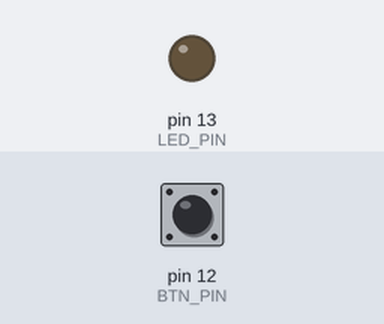
Recording of a sketch running on a simulated Arduino Uno, built with avr-gcc and run on an emulated ATmega328P. On the bench: output pins drawn as LEDs (lit = HIGH). Inputs (shaded band) come from the test bench; at power-on: pin 12 (BTN_PIN) LOW.

Above: at 1.2 s.
1.3 s: pin 12 (BTN_PIN) pulled HIGH for 0.15 s
At 1.9 s:
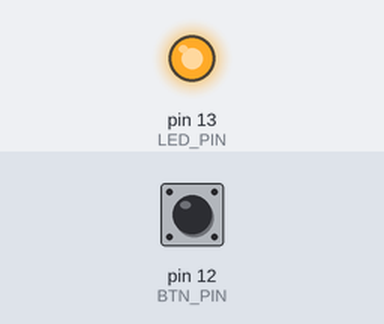
2.9 s: pin 12 (BTN_PIN) pulled HIGH for 1 s
At 4.3 s:
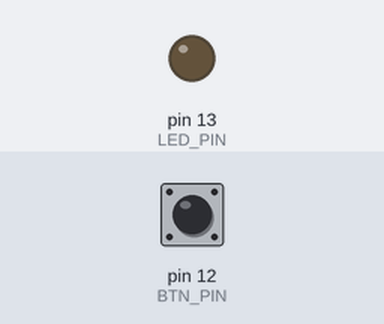
5.4 s: pin 12 (BTN_PIN) pulled HIGH for 3.2 s
At 6.3 s:
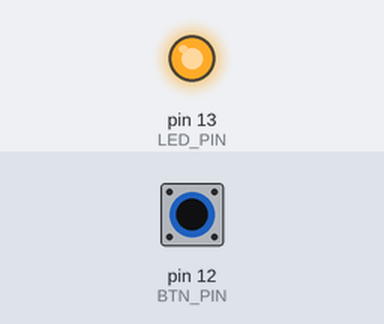
Timing chart, 0 to 8.4 s (numbered marks = the images above; inputs shaded):
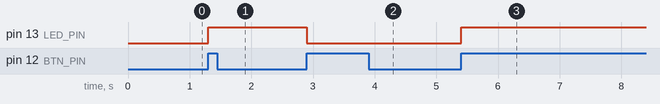

Measured:
- after the input at 1.3 s, pin 13 (LED_PIN): LOW → HIGH at once
- after the input at 2.9 s, pin 13 (LED_PIN): HIGH → LOW at once
- after the input at 5.4 s, pin 13 (LED_PIN): LOW → HIGH at once

The sketch:

sketch_session_2.ino
```cpp
#define LED_PIN 13
#define BTN_PIN 12

void setup() {
  // put your setup code here, to run once:
  pinMode(LED_PIN, OUTPUT);
  pinMode(BTN_PIN, INPUT);
}

void loop() {
  static int ledState = LOW;
  static int etatBoutonActuel = LOW;
  static int dernierEtatBouton = LOW;
  etatBoutonActuel = digitalRead(BTN_PIN);
  if (etatBoutonActuel != dernierEtatBouton && etatBoutonActuel == HIGH) {
    ledState = !ledState;
    digitalWrite(LED_PIN, ledState);
    delay(50);
  }
  dernierEtatBouton = etatBoutonActuel;
  // put your main code here, to run repeatedly:

}
```
